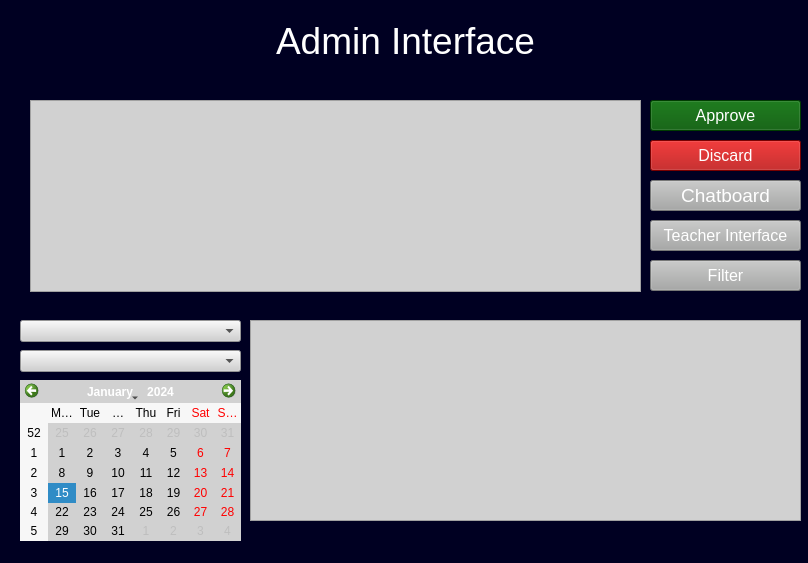
<?xml version="1.0" encoding="UTF-8"?>
<ui version="4.0">
 <class>MainWindow</class>
 <widget class="QMainWindow" name="MainWindow">
  <property name="geometry">
   <rect>
    <x>0</x>
    <y>0</y>
    <width>808</width>
    <height>563</height>
   </rect>
  </property>
  <property name="windowTitle">
   <string>MainWindow</string>
  </property>
  <property name="styleSheet">
   <string notr="true">background-color: rgb(0, 0, 34);</string>
  </property>
  <widget class="QWidget" name="centralwidget">
   <widget class="QLabel" name="label">
    <property name="geometry">
     <rect>
      <x>30</x>
      <y>10</y>
      <width>751</width>
      <height>61</height>
     </rect>
    </property>
    <property name="font">
     <font>
      <pointsize>28</pointsize>
     </font>
    </property>
    <property name="styleSheet">
     <string notr="true">color: rgb(255, 255, 255);</string>
    </property>
    <property name="text">
     <string>Admin Interface</string>
    </property>
    <property name="alignment">
     <set>Qt::AlignCenter</set>
    </property>
   </widget>
   <widget class="QPushButton" name="Back_Log_but">
    <property name="geometry">
     <rect>
      <x>650</x>
      <y>220</y>
      <width>151</width>
      <height>31</height>
     </rect>
    </property>
    <property name="styleSheet">
     <string notr="true">background-color: rgb(167, 168, 167); font-size:12pt; color:rgb(255, 255, 255)</string>
    </property>
    <property name="text">
     <string>Teacher Interface</string>
    </property>
   </widget>
   <widget class="QTableWidget" name="tableWidget">
    <property name="geometry">
     <rect>
      <x>30</x>
      <y>100</y>
      <width>611</width>
      <height>192</height>
     </rect>
    </property>
    <property name="styleSheet">
     <string notr="true">background-color: rgb(209, 209, 209);</string>
    </property>
   </widget>
   <widget class="QPushButton" name="Approve_but">
    <property name="geometry">
     <rect>
      <x>650</x>
      <y>100</y>
      <width>151</width>
      <height>31</height>
     </rect>
    </property>
    <property name="styleSheet">
     <string notr="true"> font-size:12pt; color:rgb(255, 255, 255);
background-color: rgb(0, 85, 0);</string>
    </property>
    <property name="text">
     <string>Approve</string>
    </property>
   </widget>
   <widget class="QPushButton" name="Discard_but">
    <property name="geometry">
     <rect>
      <x>650</x>
      <y>140</y>
      <width>151</width>
      <height>31</height>
     </rect>
    </property>
    <property name="styleSheet">
     <string notr="true">font-size:12pt; color:rgb(255, 255, 255);
background-color: rgb(170, 0, 0);</string>
    </property>
    <property name="text">
     <string>Discard</string>
    </property>
   </widget>
   <widget class="QPushButton" name="Chatboard_but">
    <property name="geometry">
     <rect>
      <x>650</x>
      <y>180</y>
      <width>151</width>
      <height>31</height>
     </rect>
    </property>
    <property name="styleSheet">
     <string notr="true">background-color: rgb(167, 168, 167); font-size:14pt; color:rgb(255, 255, 255)</string>
    </property>
    <property name="text">
     <string>Chatboard</string>
    </property>
   </widget>
   <widget class="QComboBox" name="Users_combo">
    <property name="geometry">
     <rect>
      <x>20</x>
      <y>320</y>
      <width>221</width>
      <height>22</height>
     </rect>
    </property>
    <property name="styleSheet">
     <string notr="true">background-color: rgb(209, 209, 209);</string>
    </property>
   </widget>
   <widget class="QComboBox" name="Transaction_combo">
    <property name="geometry">
     <rect>
      <x>20</x>
      <y>350</y>
      <width>221</width>
      <height>22</height>
     </rect>
    </property>
    <property name="styleSheet">
     <string notr="true">background-color: rgb(209, 209, 209);</string>
    </property>
   </widget>
   <widget class="QCalendarWidget" name="logcalendarWidget">
    <property name="geometry">
     <rect>
      <x>20</x>
      <y>380</y>
      <width>221</width>
      <height>161</height>
     </rect>
    </property>
    <property name="styleSheet">
     <string notr="true">background-color: rgb(209, 209, 209);</string>
    </property>
   </widget>
   <widget class="QTableWidget" name="logtablewidget">
    <property name="geometry">
     <rect>
      <x>250</x>
      <y>320</y>
      <width>551</width>
      <height>201</height>
     </rect>
    </property>
    <property name="styleSheet">
     <string notr="true">background-color: rgb(209, 209, 209);</string>
    </property>
   </widget>
   <widget class="QPushButton" name="filter_button">
    <property name="geometry">
     <rect>
      <x>650</x>
      <y>260</y>
      <width>151</width>
      <height>31</height>
     </rect>
    </property>
    <property name="styleSheet">
     <string notr="true">background-color: rgb(167, 168, 167); font-size:12pt; color:rgb(255, 255, 255)</string>
    </property>
    <property name="text">
     <string>Filter</string>
    </property>
   </widget>
  </widget>
  <widget class="QMenuBar" name="menubar">
   <property name="geometry">
    <rect>
     <x>0</x>
     <y>0</y>
     <width>808</width>
     <height>18</height>
    </rect>
   </property>
  </widget>
  <widget class="QStatusBar" name="statusbar"/>
 </widget>
 <resources/>
 <connections/>
</ui>
